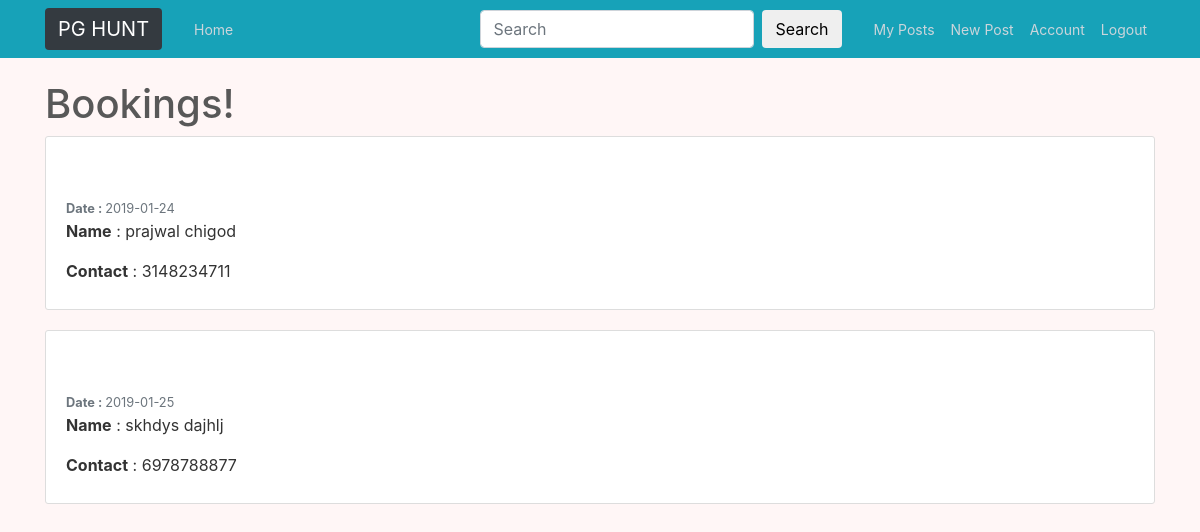
The app's page /account/bookings (signed in) with its own data.
### pghunt/models.py (models this page shows, shortened)
class SearchableMixin(object):
    @classmethod
    def search(cls, expression, page, per_page):
        ids, total = query_index(cls.__tablename__, expression, page, per_page, cls.__searchable__)
        if total == 0:
            return cls.query.filter_by(id=0), 0
        when = []
        for i in range(len(ids)):
            when.append((ids[i], i))
        return cls.query.filter(cls.id.in_(ids)).order_by(
            db.case(when, value=cls.id)), total

class Post(SearchableMixin, db.Model):
    __searchable__ = ['details', 'title', 'address']
    id = db.Column(db.Integer, primary_key=True)
    title = db.Column(db.String(100), nullable=False)
    created_at = db.Column(db.DateTime, nullable=False, default=datetime.utcnow)
    details = db.Column(db.Text, nullable=False)
    price = db.Column(db.Integer, nullable=False)
    contact = db.Column(db.Integer, nullable=False)
    address = db.Column(db.Text, nullable=False)
    pg_pic = db.Column(db.String(20), nullable=False, default='default-paying-guest-accommodations-0.jpg')
    user_id = db.Column(db.Integer, db.ForeignKey('user.id', ondelete='CASCADE'), nullable=False)

class Customer(db.Model, UserMixin):
    id = db.Column(db.Integer, primary_key=True)
    first_name = db.Column(db.String(20), nullable=False)
    last_name = db.Column(db.String(20), nullable=False)
    contact = db.Column(db.Integer, nullable=False)
    booked_at = db.Column(db.DateTime, nullable=False, default=datetime.utcnow)
    book_id = db.Column(db.Integer, db.ForeignKey('post.id', ondelete='CASCADE'), nullable=False)

### pghunt/routes.py (the view)
@app.route("/account/bookings")
@login_required
def bookings():
    if current_user.account_type == 'pg_owner':
        customers = Customer.query.all()
        posts = Post.query.all()
        return render_template('bookings.html', title='Bookings',customers=customers, posts=posts)
    else:
        flash("No Access!", "danger")
        return redirect(url_for('home'))

### pghunt/models.py (called while the page is built)
@login_manager.user_loader
def load_user(user_id):
    return User.query.get(int(user_id))

### pghunt/templates/bookings.html
{% extends "layout.html" %}
{% block content %}
    <h1>Bookings!</h1>
    {% for customer in customers %}
    {% for post in posts %}
        {% if post.id == customer.book_id %}
            {% if current_user.id == post.user_id %}
                <article class="media content-section">
                    <div class="media-body">
                    <div class="row">
                        <div class="col-md-12 mt-5">
                            <small class="text-muted"><strong>Date : </strong>{{ customer.booked_at.strftime('%Y-%m-%d') }}</small>
                            <p class="article-content"><strong>Name</strong> : {{ customer.first_name }} {{ customer.last_name }}</p>
                            <p class="article-content"><strong>Contact</strong> : {{ customer.contact }}</p>
                        </div>
                    </div>
                    </div>
                </article>
            {% endif %}
        {% endif %}
    {% endfor %}
    {% endfor %}
{% endblock content %}

### pghunt/static/main.css (style rules this page uses)
body { background: #fff6f6; color: #333333; margin-top: 5rem; }
h1, h2, h3, h4, h5, h6 { color: #585858; }
.content-section { background: #ffffff; padding: 10px 20px; border: 1px solid #dddddd; border-radius: 3px; margin-bottom: 20px; }
.article-content { white-space: pre-line; }

### records on screen
Customer: booked_at "2019-01-24", first_name "prajwal", last_name "chigod", contact "3148234711"
Customer: booked_at "2019-01-25", first_name "skhdys", last_name "dajhlj", contact "6978788877"
